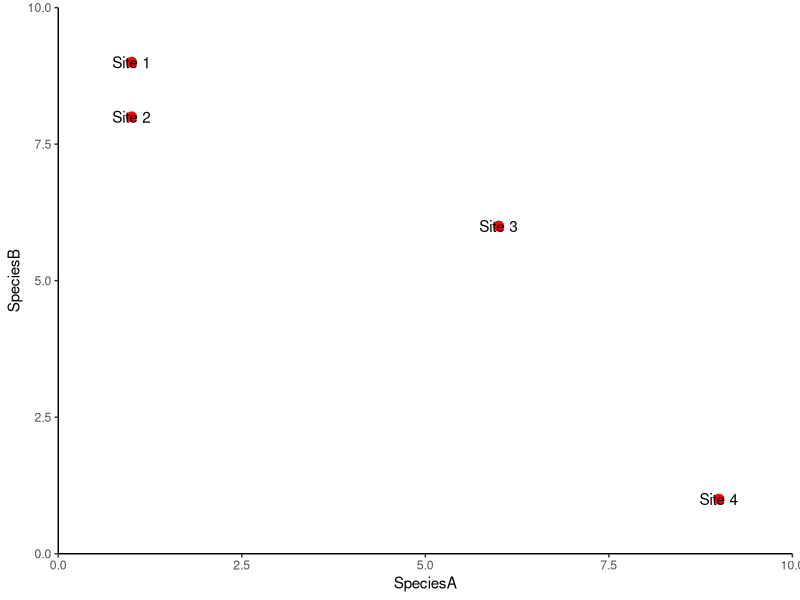
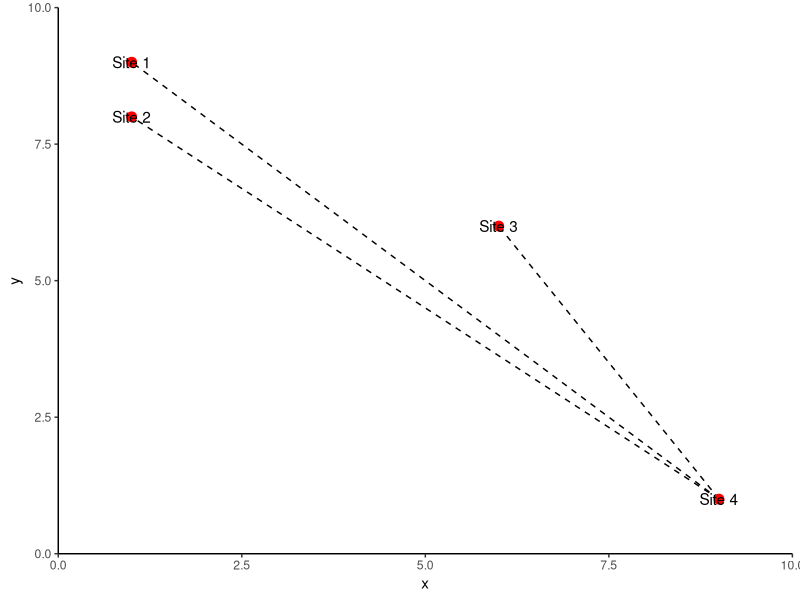
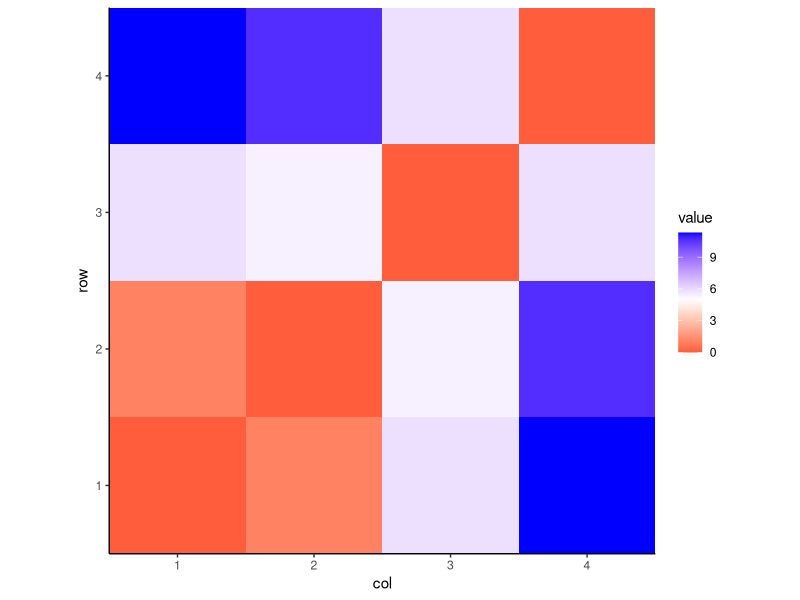

These figures' R source, in order:
## ---- chunk 1
knitr::opts_chunk$set(echo = TRUE)
.libPaths("P:/RLibrary2")
## ---- chunk 2
library(tidyverse)
library(vegan)
library(cluster)
library(RColorBrewer)
## ---- chunk 3
hyp_data <- matrix(c(1,9,1,8,6,6,9,1), byrow = TRUE, ncol = 2)
colnames(hyp_data)<-c("SpeciesA", "SpeciesB")
hyp_data
## ---- chunk 4
ggplot(data = as.data.frame(hyp_data)) + 
  geom_point(aes(x = SpeciesA, y=SpeciesB),size = 3, colour = "red") +
  geom_text(aes(x = SpeciesA, y=SpeciesB, label= paste("Site",1:4))) +
  coord_cartesian(xlim = c(0,10), ylim = c(0,10), expand = F) +
  theme_classic()
## ---- chunk 5
euc_distance <- function(x,y){
  x = x[2] - x[1]
  y = y[2] - y[1]
  h = sqrt(x^2 + y^2)
  return(h)
}

euc_distance(hyp_data[c(2,3),"SpeciesA"], hyp_data[c(2,3),"SpeciesB"])
## ---- chunk 6
dist(hyp_data)

dist(hyp_data, diag = TRUE, upper = TRUE)
## ---- chunk 7
hyp_data2 <- cbind(data.frame(hyp_data), data.frame(x = 9, y = 1))

ggplot(data = as.data.frame(hyp_data)) + 
  geom_segment(data = hyp_data2, aes(x = x, y = y, xend = SpeciesA, yend = SpeciesB), linetype = "dashed") +
  geom_point(aes(x = SpeciesA, y=SpeciesB),size = 3, colour = "red") +
  geom_text(aes(x = SpeciesA, y=SpeciesB, label= paste("Site",1:4))) +
  coord_cartesian(xlim = c(0,10), ylim = c(0,10), expand = F) +
  theme_classic()
## ---- chunk 8
vegdist(hyp_data, method = "euclidean")
## ---- chunk 9
euc_dist<-as.data.frame(as.matrix(vegdist(hyp_data, method = "euclidean", diag = TRUE, upper = TRUE)))

euc_dist$row <-rownames(euc_dist)

euc_dist %>% 
  gather(col, value, -row) %>% 
  mutate(col = as.numeric(col),
         row = as.numeric(row)) -> euc_long

ggplot(data = euc_long) + 
  geom_raster(aes(x = col, y = row, fill = value))+
  coord_equal(expand = F) +
  scale_fill_gradient2(low = "red", high = "blue", mid = "white", midpoint = 5) +
  theme_classic()

## ---- chunk 10
vegdist(hyp_data, method = "manhattan")
## ---- chunk 11
max_dist <- max(vegdist(hyp_data, method = "manhattan"))

vegdist(hyp_data, method = "manhattan")/max_dist
## ---- chunk 12
vegdist(hyp_data, method = "bray")
## ---- chunk 13
vegdist(hyp_data, method = "jaccard")
## ---- chunk 14
vegdist(hyp_data, method = "kulczynski")
## ---- chunk 15
vegdist(decostand(hyp_data, method = "normalize"), method = "euclidean")
## ---- chunk 16
vegdist(decostand(hyp_data, method = "chi.square"), method = "euclidean")
## ---- chunk 17

vegdist(decostand(hyp_data, method = "total", MARGIN = 1), method = "euclidean")
## ---- chunk 18
vegdist(decostand(hyp_data, method = "hellinger"), method = "euclidean")
## ---- chunk 19
set.seed(1234)
pa_data <- matrix(c(sample(c(0,1), 8, replace = TRUE),
                    sample(c(0,1), 8, prob = c(0.65, 0.35),replace = TRUE)),
                  byrow = TRUE, ncol = 4)
pa_data


## ---- chunk 20
vegdist(pa_data, binary = TRUE, method = "jaccard")
## ---- chunk 21
vegdist(pa_data, binary = TRUE, method = "binomial")
## ---- chunk 22
vegdist(pa_data, binary = TRUE, method = "raup")
## ---- chunk 23
set.seed(123)
# Create a nomial variable 
nom <- factor(rep(letters[1:3], each = 3))

# Create some binary data
bin <- as.matrix(replicate(2, rep(sample(c(0,1), 9, replace = TRUE))))

#Numerical variables
vars <- as.matrix(replicate(3, rnorm(9)))

df <- data.frame(nom, bin, vars)


as.matrix(daisy(df, metric = "gower", type = list(asym = c(2,3))))
